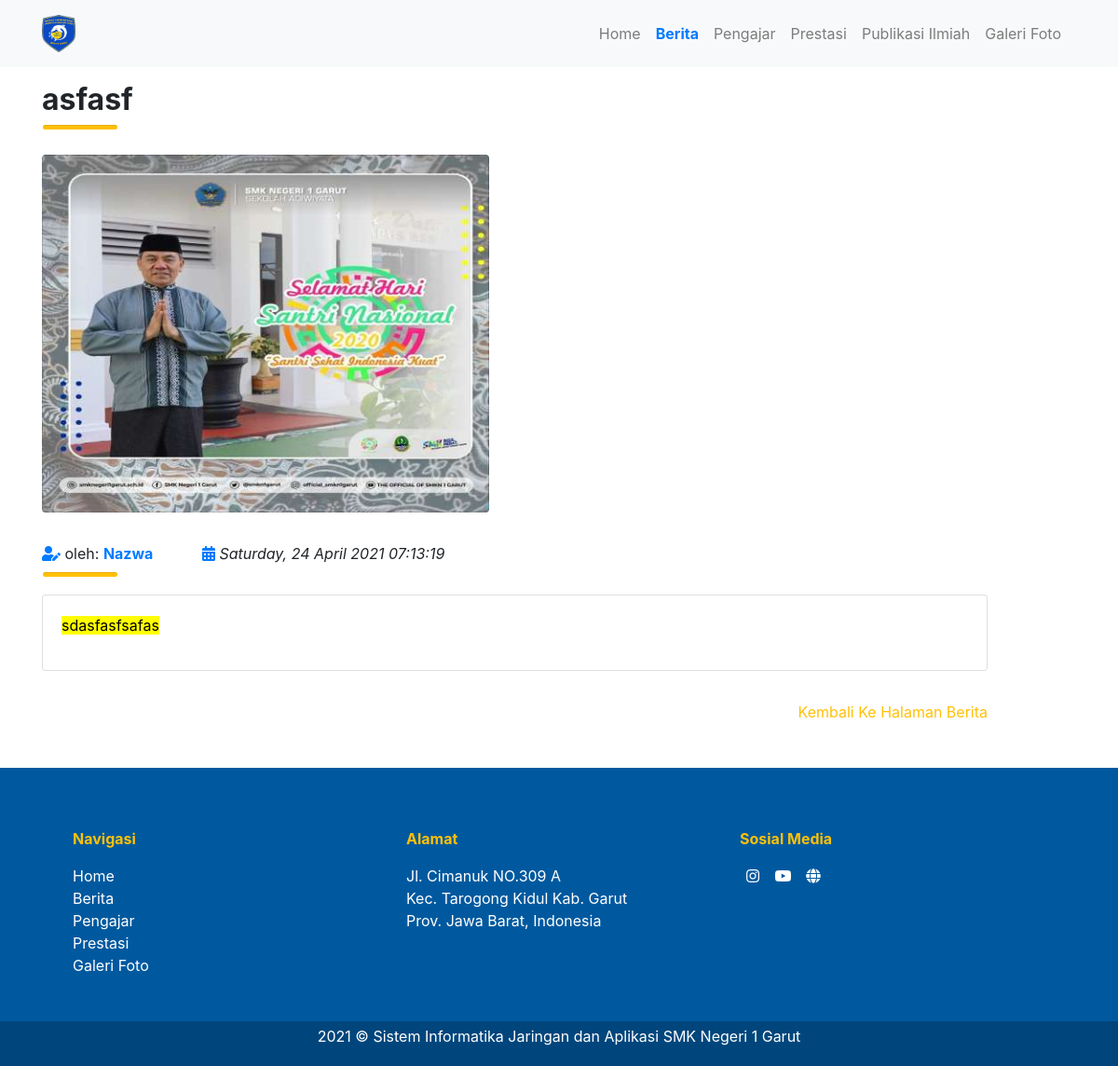
/berita/detail_berita/47, run on the app's committed database.
### tables this page shows
CREATE TABLE `berita` (
  `id` int(11) NOT NULL,
  `judul` varchar(255) NOT NULL,
  `isi_berita` text NOT NULL,
  `gambar` varchar(255) DEFAULT NULL,
  `penulis` varchar(255) NOT NULL,
  `created_at` timestamp NOT NULL DEFAULT current_timestamp(),
  `updated_at` timestamp NULL DEFAULT NULL
);

### application/controllers/Berita.php (called while the page is built, shortened)
<?php
class Berita extends CI_Controller
{
    public function detail_berita($id = false)
    {
        $data = [
            'title' => 'Detail Berita Website SIJ - SMK Negeri 1 Garut',
            'uriSegment' => $this->uri->segment(1),
            'berita' => $this->Model_berita->getBeritaData(['id' => $id])
        ];
        $this->load->view('frontend/templates/header', $data);
        $this->load->view('frontend/templates/navbar', $data);
        $this->load->view('frontend/berita_detail', $data);
        $this->load->view('frontend/templates/footer', $data);
    }
}

### index.php (called while the page is built, shortened)
<?php
require_once BASEPATH.'core/CodeIgniter.php';

### application/models/Model_berita.php (called while the page is built, shortened)
<?php
class Model_berita extends CI_Model
{
    public function getBeritaData($id)
    {
        return $this->db->get_where('berita', $id)->row_array();
    }
}

### application/views/frontend/berita_detail.php (the view)
<section id="berita">
    <div class="container">
        <div class="row mb-3">
            <div class="col py-3 text-left position-relative">
                <h2 class="font-weight-bolder"><?= $berita['judul']; ?></h2>
                <hr class="bg-warning m-auto rounded position-absolute" style="height: 4px; width: 80px; left: 1em;">
            </div>
        </div>
        <div class="row mb-3">
            <div class="col-12 col-sm-10 col-md-11 pb-3 mb-3">
                <?php if (is_null($berita['gambar'])) : ?>
                    <img src="<?= base_url(); ?>assets/backend/img/default-no-image.png" class="w-100 rounded img-fluid" style="max-width: 550px; max-width: 480px;">
                <?php else : ?>
                    <img src="<?= base_url(); ?>uploads/berita/<?= $berita['gambar']; ?>" class="w-100 rounded img-fluid" style="max-width: 550px; max-width: 480px;">
                <?php endif; ?>
            </div>
            <div class="col-12 col-sm-10 col-md-11 pb-3 mb-3">
                <div class="sender pb-3 d-inline">
                    <i class="fas fa-fw fa-user-edit d-inline text-primary"></i>
                    <p class="d-inline">oleh: <strong class="text-primary"><?= $berita['penulis']; ?></strong></p>
                </div>
                <div class="sender pb-3 mx-5 d-inline">
                    <i class="fas fa-fw fa-calendar-alt d-inline text-primary"></i>
                    <p class="d-inline"> <em><?= date("l, d F Y H:i:s", strtotime($berita['created_at'])); ?></em> </p>
                </div>
                <hr class="bg-warning m-auto rounded position-absolute" style="height: 4px; width: 80px; left: 1em; bottom: .2em;">
            </div>
            <div class="col-12 col-sm-10 col-md-11 pb-3 mb-3">
                <div class="card">
                    <div class="card-body">
                        <?= $berita['isi_berita']; ?>
                    </div>
                </div>
            </div>
            <div class="col-12 col-sm-10 col-md-11 pb-3 mb-3">
                <a href="<?= base_url(); ?>berita" class="card-link float-right text-warning">Kembali Ke Halaman Berita</a>
            </div>
        </div>
    </div>
</section>

### data on the page
berita: judul "asfasf", gambar (picture), penulis "Nazwa", created_at "Saturday, 24 April 2021 07:13:19", isi_berita "sdasfasfsafas"
